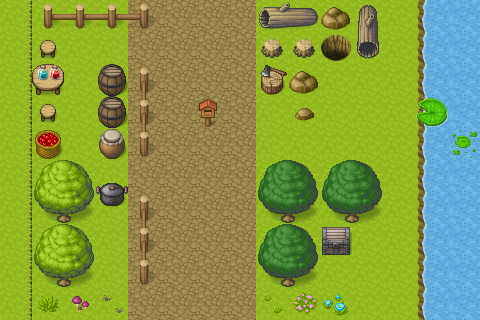

Tiled map render using the project's own tile images. Description and the whole map definition, tile-layer contents included, below:
An orthogonal 15x10 tile map with 32x32 px tiles, 4 tile layers (Слой тайлов 1, Слой тайлов 2, Слой тайлов 3, Слой тайлов 4), 2 tilesets and 1 object (transition).

<map version="1.10" tiledversion="1.10.2" orientation="orthogonal" renderorder="right-down" width="15" height="10" tilewidth="32" tileheight="32" infinite="0" nextlayerid="8" nextobjectid="2">
 <editorsettings>
  <export target="3.json" format="json" />
 </editorsettings>
 <tileset firstgid="1" source="assets/base_set.tsx" />
 <tileset firstgid="1001" source="assets/water_set.tsx" />
 <layer id="3" name="Слой тайлов 1" width="15" height="10">
  <data encoding="csv">
1,1,1,1,1,1,1,1,1,1,1,1,1,1,1,
1,1,1,1,1,1,1,1,1,1,1,1,1,1,1,
1,1,1,1,1,1,1,1,1,1,1,1,1,1,1,
1,1,1,1,1,1,1,1,1,1,1,1,1,1,1,
1,1,1,1,1,1,1,1,1,1,1,1,1,1,1,
1,1,1,1,1,1,1,1,1,1,1,1,1,1,1,
1,1,1,1,1,1,1,1,1,1,1,1,1,1,1,
1,1,1,1,1,1,1,1,1,1,1,1,1,1,1,
1,1,1,1,1,1,1,1,1,1,1,1,1,1,1,
1,1,1,1,1,1,1,1,1,1,1,1,1,1,1
</data>
 </layer>
 <layer id="4" name="Слой тайлов 2" width="15" height="10">
  <data encoding="csv">
83,0,0,0,6,6,6,6,0,0,0,0,0,1462,1463,
83,0,0,0,6,6,6,6,0,0,0,0,0,1462,1463,
83,0,0,0,6,6,6,6,0,0,0,0,0,1462,1463,
83,0,0,0,6,6,6,6,0,0,0,0,0,1462,1463,
83,0,0,0,6,6,6,6,0,0,0,0,0,1462,1463,
83,0,0,0,6,6,6,6,0,0,0,0,0,1462,1463,
83,0,0,0,6,6,6,6,0,0,0,0,0,1462,1463,
83,0,0,0,6,6,6,6,0,0,0,0,0,1462,1463,
83,0,0,0,6,6,6,6,0,0,0,0,0,1462,1463,
83,0,0,0,6,6,6,6,0,0,0,0,0,1462,1463
</data>
 </layer>
 <layer id="5" name="Слой тайлов 3" width="15" height="10">
  <data encoding="csv">
0,189,185,185,181,0,0,0,47,48,66,64,0,0,0,
0,725,0,0,0,0,0,0,46,46,67,72,0,0,0,
0,717,0,876,178,0,0,0,868,66,0,0,0,0,0,
0,725,0,876,177,0,229,0,0,65,0,0,0,60,0,
0,878,0,857,186,0,0,0,0,0,0,0,0,0,59,
0,9,10,992,0,0,0,0,11,12,11,12,0,0,0,
0,17,18,1000,178,0,0,0,19,20,19,20,0,0,0,
0,9,10,0,177,0,0,0,11,12,862,0,0,0,0,
0,17,18,0,186,0,0,0,19,20,0,0,0,0,0,
0,49,58,52,0,0,0,0,50,54,55,0,0,0,0
</data>
 </layer>
 <layer id="6" name="Слой тайлов 4" width="15" height="10">
  <data encoding="csv">
0,0,0,0,0,0,0,0,0,0,0,0,0,0,0,
0,0,0,0,0,0,0,0,0,0,0,0,0,0,0,
0,986,0,0,0,0,0,0,0,0,0,0,0,0,0,
0,0,0,0,0,0,0,0,0,0,0,0,0,0,0,
0,0,0,0,0,0,0,0,0,0,0,0,0,0,0,
0,0,0,0,0,0,0,0,0,0,0,0,0,0,0,
0,0,0,0,0,0,0,0,0,0,0,0,0,0,0,
0,0,0,0,0,0,0,0,0,0,0,0,0,0,0,
0,0,0,0,0,0,0,0,0,0,0,0,0,0,0,
0,0,0,0,0,0,0,0,0,0,0,0,0,0,0
</data>
 </layer>
 <objectgroup id="7" name="Transition">
  <object id="1" name="transition" x="160" y="0" width="96" height="1">
   <properties>
    <property name="to" value="4" />
   </properties>
  </object>
 </objectgroup>
</map>
